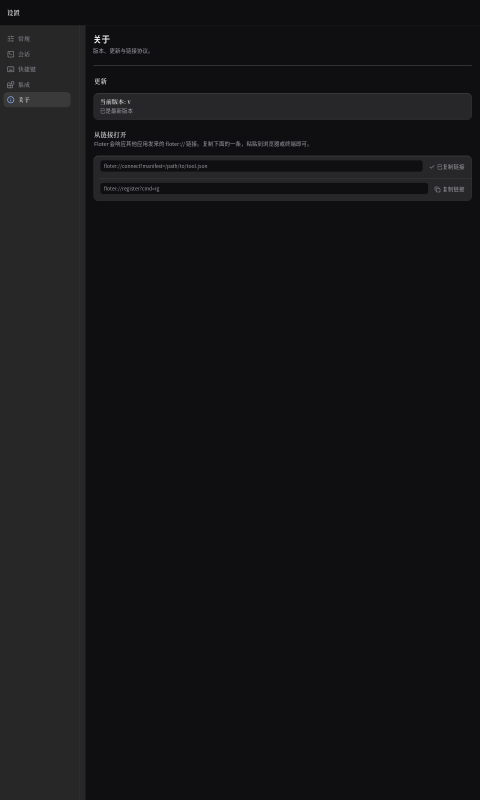
#> input picture docs/rounds/P13-ii/floter-P13-ii-about-page-dark-before.png, 960 x 1600 px, given in place of floter-P13-ii-copy-new-editor-light-before.png, which was not available (shown at 1/2 size)
$ python compare.py
#> lines starting #> are read from the running program, lines starting #| are printed output that depends on the picture
from PIL import Image, ImageChops, ImageDraw, ImageFont
from pathlib import Path

root = Path('/home/tar/workspace/floter/docs/rounds/P13-ii')
scenes = ['copy-new-editor', 'copy-unavailable', 'mode-command', 'mode-plan', 'mode-script', 'copy-fold', 'copy-page', 'about-unavailable', 'about-page']
font = ImageFont.truetype('/usr/share/fonts/truetype/dejavu/DejaVuSans.ttf', 18)
lines = []
for theme in ['light', 'dark']:
    board = Image.new('RGB', (1480, 210*len(scenes)), '#eeeeee')
#> board: PIL image 1480x1890 RGB; every value is 238
    draw = ImageDraw.Draw(board)
    for index, scene in enumerate(scenes):
        before = Image.open(root / f'floter-P13-ii-{scene}-{theme}-before.png').convert('RGB')
#> before is the input picture: PIL image 960x1600 RGB; mean R, G, B 20.9, 20.9, 22.8
        after = Image.open(root / f'floter-P13-ii-{scene}-{theme}-after.png').convert('RGB')
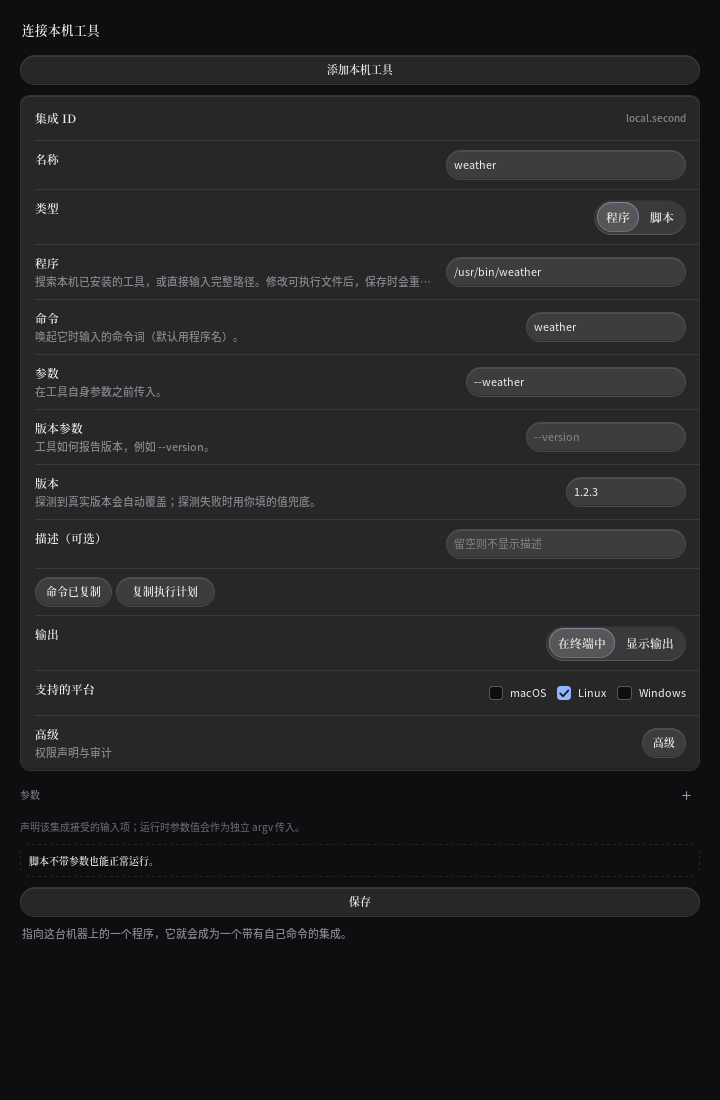
#> input picture docs/rounds/P13-ii/floter-P13-ii-copy-new-editor-dark-before.png, 720 x 1100 px, given in place of floter-P13-ii-copy-new-editor-light-after.png, which was not available
#> after is the input picture: PIL image 720x1100 RGB; mean R, G, B 33.6, 33.6, 35
        diff = ImageChops.difference(before, after)
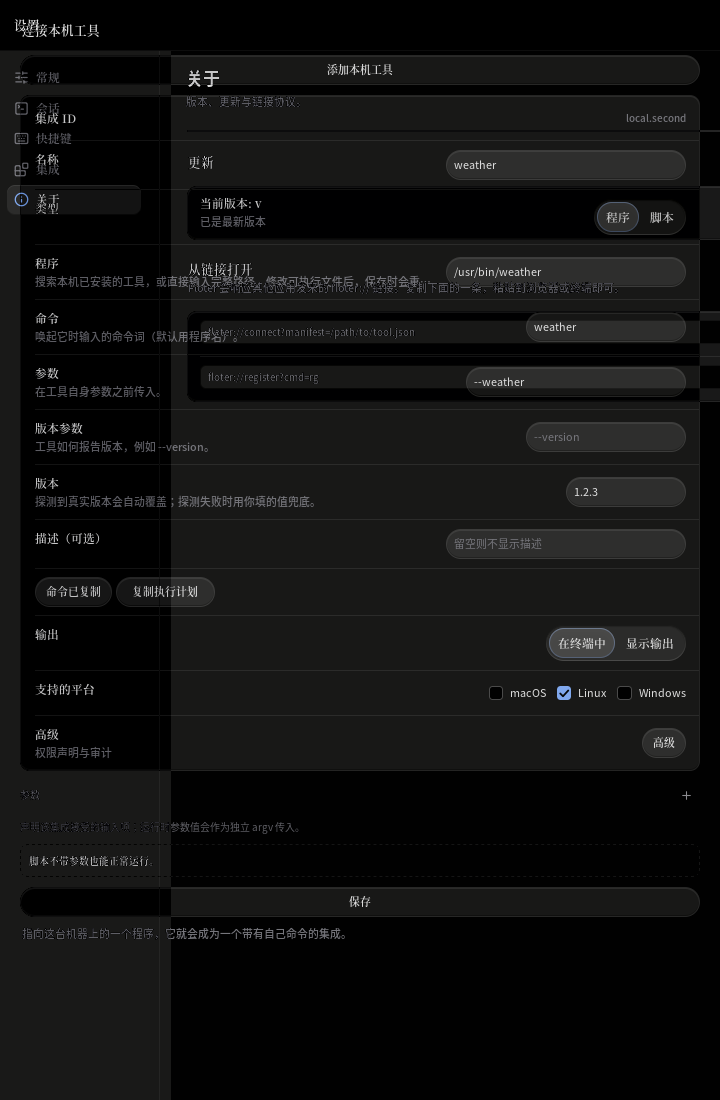
#> diff: PIL image 720x1100 RGB; mean R, G, B 16.8, 16.9, 16.5
        bounds = diff.getbbox()
#> bounds = (0, 19, 720, 1100)
        changed = sum(pixel != (0,0,0) for pixel in diff.getdata())
#> changed = 666458
        lines.append(f'{scene} {theme}: changed_pixels={changed}, bounds={bounds}, size={before.size}')
        assert changed > 0, (scene, theme)
        # A 160px context strip around the actual changed control; full frames remain beside it.
        y = max(0, min(before.height-160, ((bounds[1]+bounds[3])//2)-80))
#> y = 479
        x = max(0, min(before.width-720, ((bounds[0]+bounds[2])//2)-360))
#> x = 0
        crop = (x, y, min(x+720, before.width), y+160)
#> crop = (0, 479, 720, 639)
        top = index*210
        draw.text((10,top+5), f'{index+1}. {scene} / {theme} — BEFORE', fill='#111111', font=font)
        draw.text((750,top+5), 'AFTER', fill='#111111', font=font)
        board.paste(before.crop(crop), (10,top+38))
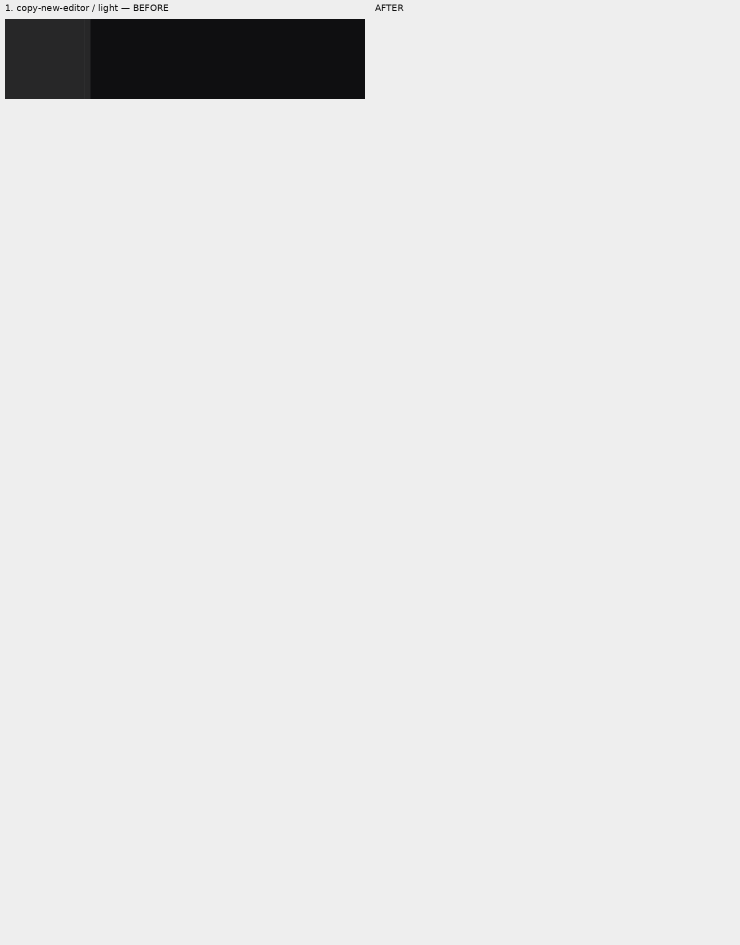
#> board: PIL image 1480x1890 RGB (shown at 1/2 size); mean R, G, B 228.9, 228.9, 229
        board.paste(after.crop(crop), (750,top+38))
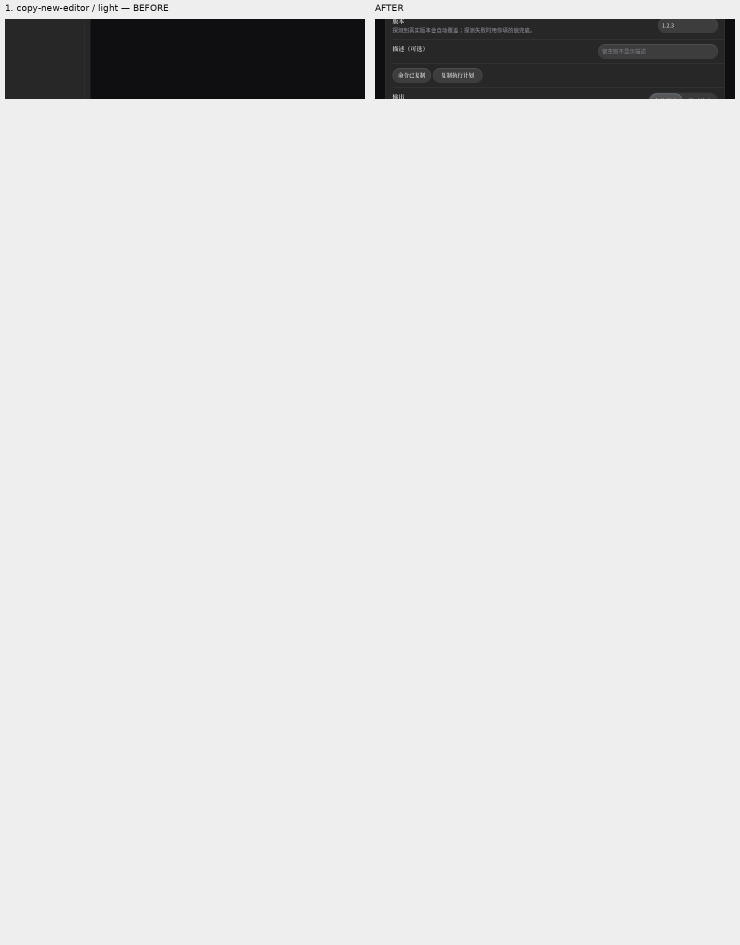
#> board: PIL image 1480x1890 RGB (shown at 1/2 size); mean R, G, B 220.9, 220.9, 221.1
#> (the run stopped early here; a loop or call above may not have finished)
